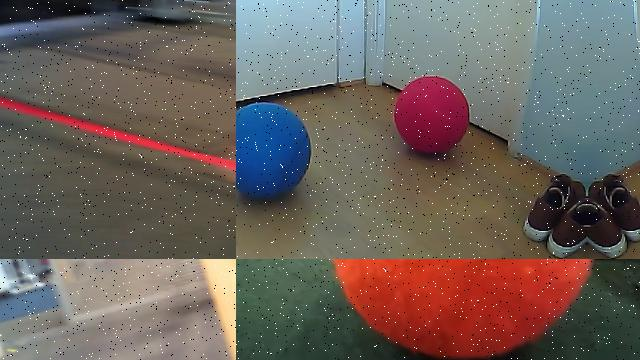
#> input picture trial_code/frc1195.jpg, 640 x 360 px, given in place of the camera
$ python color_detection_videos.py
#> lines starting #> are read from the running program, lines starting #| are printed output that depends on the picture; after the words box and inside, x2 and y2 are one past the last pixel; in counts of white or black regions, pixels touching at a corner belong together
import numpy as np
import cv2
import time

# initialize the video capture object
w = 1000
h = 1000
my_camera = cv2.VideoCapture(2)
my_camera.set(3, w)
my_camera.set(4, h)
time.sleep(2)

# initialize the FourCC and a video writer object
fourcc = cv2.VideoWriter_fourcc(*'XVID')
output = cv2.VideoWriter('output.mp4', fourcc, 20.0, (w, h))

while True:
    ret, frame = my_camera.read()
#> frame is the input picture: shape (360, 640, 3); mean B, G, R 92.5, 98, 108.7
    if not ret:
        print("There is no more frame to read, exiting...")
        break

    frame = cv2.flip(frame, 1)
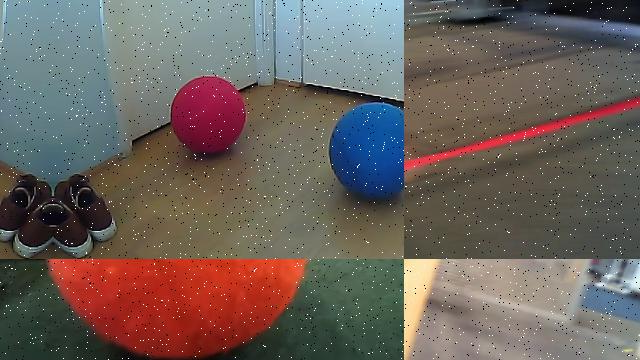
#> frame: shape (360, 640, 3); mean B, G, R 92.5, 98, 108.7
    frame = cv2.GaussianBlur(frame, (5, 5), 0)
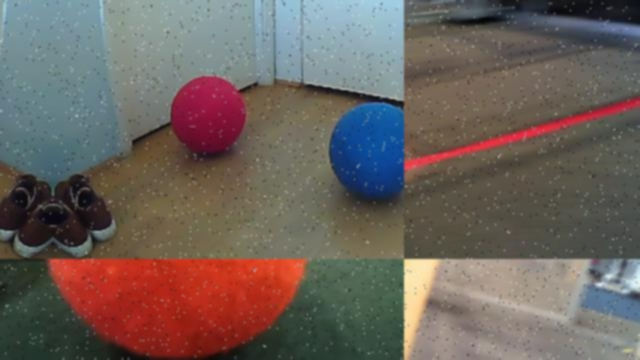
#> frame: shape (360, 640, 3); mean B, G, R 92.5, 98, 108.7

    # convert from BGR to HSV color space
    hsv_frame = cv2.cvtColor(frame, cv2.COLOR_BGR2HSV)
#> hsv_frame: shape (360, 640, 3); mean H, S, V 52.3, 76.8, 120.4
    cv2.imshow('hsv_frame', hsv_frame)

    # lower and upper limits for the blue color
    lower_limit = np.array([99, 135, 51])
    upper_limit = np.array([116, 226, 255])

    mask = cv2.inRange(hsv_frame, lower_limit, upper_limit)
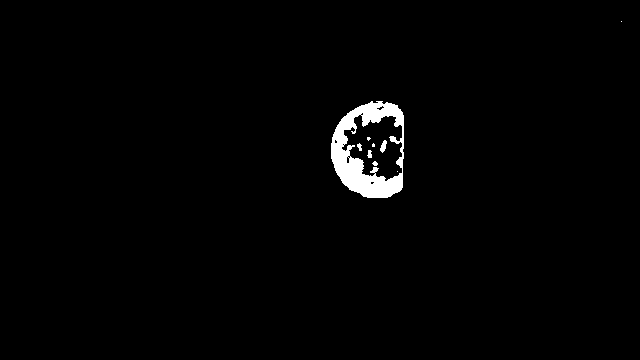
#> mask: shape (360, 640); 1.5% white; 9 white regions (4 under 20 px), largest, box (x1, y1, x2, y2) and area: (331, 101, 404, 198) 3315, (380, 140, 387, 153) 54, (367, 150, 372, 158) 30, (357, 143, 362, 151) 26, (372, 161, 378, 166) 20
    bbox = cv2.boundingRect(mask)
#> bbox = (331, 21, 291, 177)

    # if we get a bounding box, use it to draw a rectangle on the image
    if bbox is not None:
        x, y, w, h = bbox
#> x = 331; y = 21; w = 291; h = 177
        cv2.rectangle(frame, (x, y), (x + w, y + h), (0, 255, 0), 2)
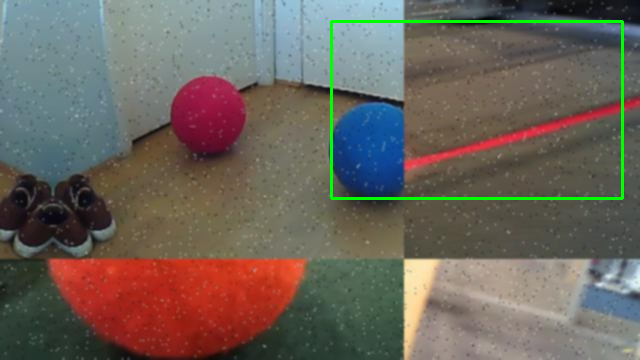
#> frame: shape (360, 640, 3); 1.22% of pixels changed, all inside (x1, y1, x2, y2) = (330, 20, 624, 200)
    else:
        print("Object not detected")

    cv2.imshow('frame', frame)

    # write the frame to the output file
    output.write(frame)

    if cv2.waitKey(30) == ord('q'):
#> (key q is pressed here)
        break

# Release video capture and writer
my_camera.release()
output.release()
cv2.destroyAllWindows()

$ run again, on trial_code/frc14.jpg
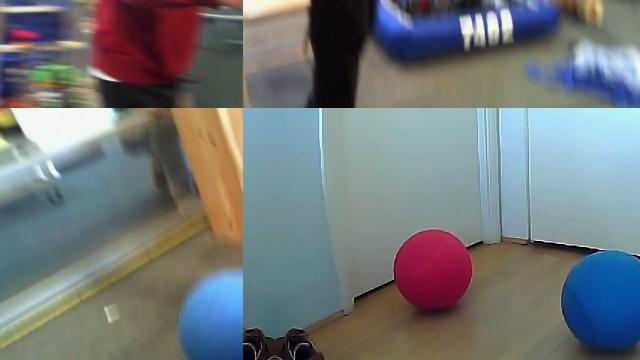
#> input picture trial_code/frc14.jpg, 640 x 360 px, given in place of the camera
#> frame is the input picture: shape (360, 640, 3); mean B, G, R 120.9, 118.9, 114.1
#> hsv_frame: shape (360, 640, 3); mean H, S, V 77.1, 76.2, 137.6
#> `mask = cv2.inRange(hsv_frame, lower_limit, upper_limit)`:
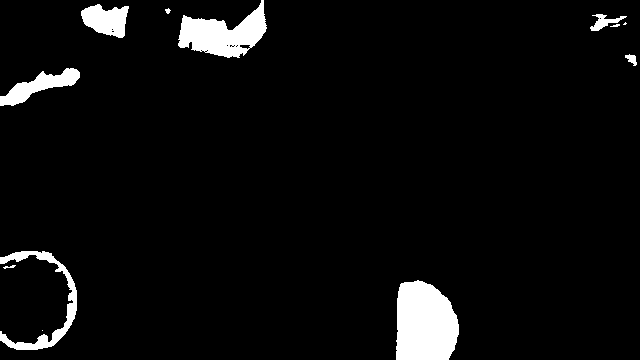
#> mask: shape (360, 640); 4.8% white; 12 white regions (3 under 20 px), largest, box (x1, y1, x2, y2) and area: (396, 280, 459, 360) 4225, (178, 0, 267, 58) 2735, (0, 251, 77, 350) 1508
#> bbox = (0, 0, 637, 360)
#> x = 0; w = 637; h = 360
#> `cv2.rectangle(frame, (x, y), (x + w, y + h), (0, 255, 0), 2)`:
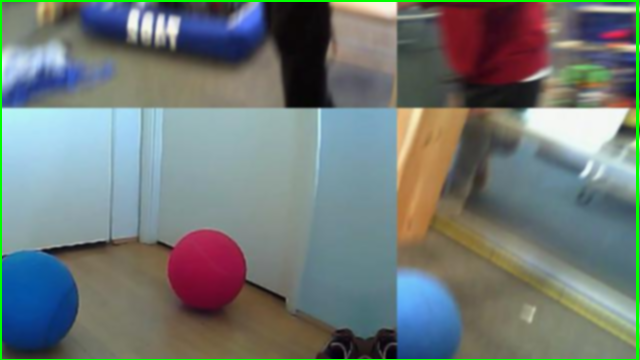
#> frame: shape (360, 640, 3); mean B, G, R 119, 121.2, 112.4

$ run again, on trial_code/frc2117.jpg
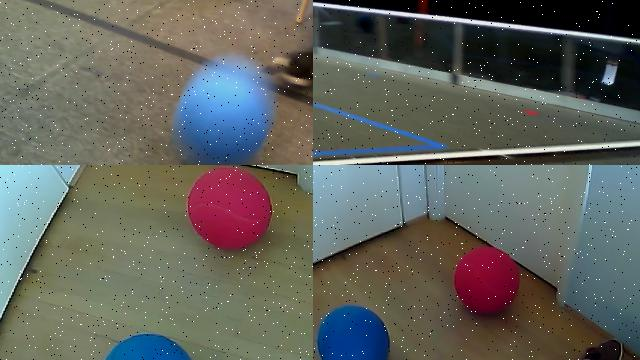
#> input picture trial_code/frc2117.jpg, 640 x 360 px, given in place of the camera
#> frame is the input picture: shape (360, 640, 3); mean B, G, R 94.2, 100.2, 98.1
#> hsv_frame: shape (360, 640, 3); mean H, S, V 57.8, 74.6, 113
#> `mask = cv2.inRange(hsv_frame, lower_limit, upper_limit)`:
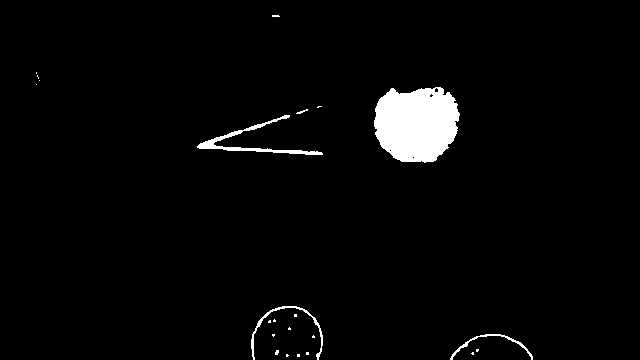
#> mask: shape (360, 640); 2.9% white; 23 white regions (18 under 20 px), largest, box (x1, y1, x2, y2) and area: (374, 87, 460, 163) 5146, (197, 115, 323, 155) 753, (251, 306, 323, 360) 343, (450, 334, 533, 360) 233, (296, 109, 308, 114) 23
#> bbox = (36, 15, 497, 345)
#> x = 36; y = 15; w = 497; h = 345
#> `cv2.rectangle(frame, (x, y), (x + w, y + h), (0, 255, 0), 2)`:
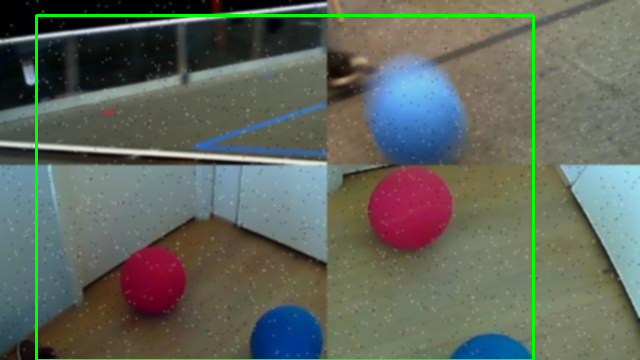
#> frame: shape (360, 640, 3); mean B, G, R 92.7, 103.1, 96.5
